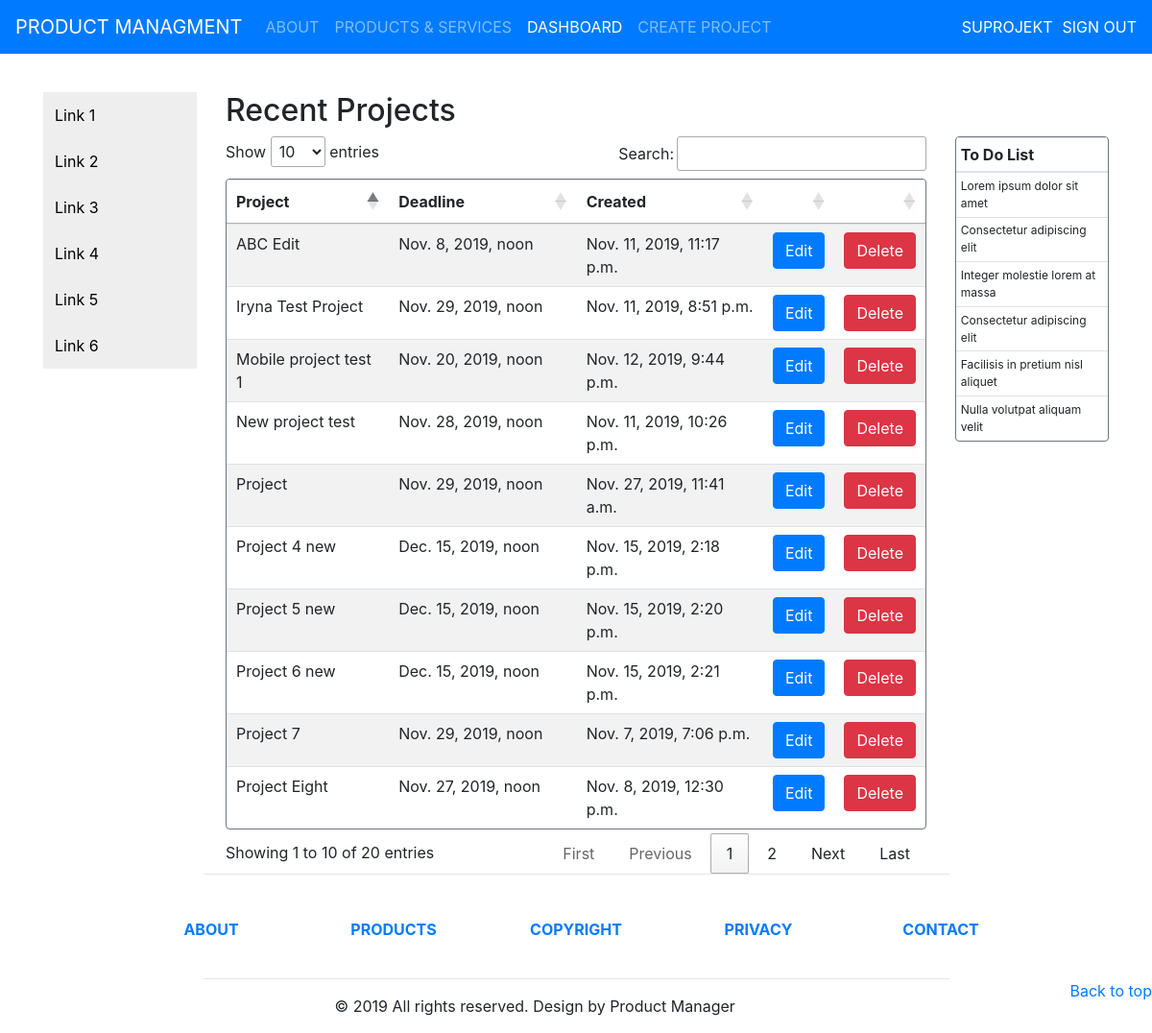
/project_manager/dashboard/ (signed in), run on the app's committed database.
### project_manager/models.py (models this page shows, shortened)
class Project(models.Model):
    projectname = models.CharField("Project Name", max_length=200)
    projdesc = models.CharField("Project Description", max_length=500)
    projectid = models.AutoField(primary_key=True)
    projstatus = models.BooleanField("Project Status", default=False)
    project_deadline = models.DateTimeField(
        auto_now=False, auto_now_add=False, null=False)
    proj_created_at = models.DateTimeField(auto_now_add=True)

### project_manager/views.py (the view)
# urls.py: path('dashboard/', views.ProjectList.as_view(), name='dashboard'),
class ProjectList(LoginRequiredMixin,ListView):
	model = Project
	context_object_name = 'projects_list'
	template_name = 'dashboard.html'
	def get_context_data(self, **kwargs):
		context = super().get_context_data(**kwargs)
		context['project_list'] = Project.objects.all()
		return context

### project_manager/templates/dashboard.html (shortened to what this page needs)
{% load static %}
<!DOCTYPE html>
<html lang="en">
  <head>
    <link rel="stylesheet" href="https://stackpath.bootstrapcdn.com/bootstrap/4.3.1/css/bootstrap.min.css">
    <link rel="stylesheet" href="https://maxcdn.bootstrapcdn.com/font-awesome/4.7.0/css/font-awesome.min.css">
	<link rel="stylesheet" type="text/css" href="https://cdn.datatables.net/1.10.20/css/jquery.dataTables.min.css">
	<link rel="stylesheet" type="text/css" href="https://cdn.datatables.net/select/1.3.1/css/select.dataTables.min.css">
  </head>
  <body>
	  <header>
	  	<nav class="navbar navbar-expand-lg navbar-dark bg-primary" style="text-transform: uppercase;">
			<a class="navbar-brand" href="#">Product Managment</a>
			<div class="collapse navbar-collapse" id="navbarSupportedContent">
				<ul class="navbar-nav mr-auto">
				    <li class="nav-item">
					   <a class="nav-link" href="{% url 'index' %}">About</a>
					</li>
					<li class="nav-item">
					  <a class="nav-link" href="#">Products & Services</a>
					</li>
					<li class="nav-item active">
					  <a class="nav-link" href="{% url 'dashboard' %}">Dashboard</a>
					</li>
					<li class="nav-item">
					  <a class="nav-link" href="{% url 'project-create' %}">Create Project</a>
					</li>
				</ul>
				{% if user.is_authenticated %}
					<span class="navbar-text" style="padding-right: 10px;">
						<a href="{% url 'profile' %}">{{ user.get_username }}</a>
					</span>
					<span class="navbar-text">
						<a href="{% url 'logout'%}?next={{request.path}}">Sign out</a>
					</span>
				{% endif %}
			</div>
		</nav>
	</header>
	<div class="container">
		<div class="row" style="margin-top: 40px;">
			<div class="col-sm-2">
				<div class="vertical-menu">
					<a href="#">Link 1</a>
					<a href="#">Link 2</a>
					<a href="#">Link 3</a>
					<a href="#">Link 4</a>
					<a href="#">Link 5</a>
					<a href="#">Link 6</a>
				</div>
			</div>
			<div class="col-sm-8">
				<h2>Recent Projects</h2>
				<table id="table_id" class="table table-striped table-responsive table-hover border border-secondary rounded">
					<thead>
						<tr>
							<th>Project</th>
                        	<th>Deadline</th>
							<th>Created</th>
							<th>&nbsp;</th>
							<th>&nbsp;</th>
						</tr>
					</thead>
					<tbody>
					{% for project in project_list %}
						<tr class="clickable">
							<td>
								{{ project.projectname }}
							</td>
							<td>
								{{ project.project_deadline }}
							</td>
							<td>
								{{ project.proj_created_at }}
							</td>
							<td>
								<a href="{% url 'project-update' project.projectid %}">
									<button type="button" class="btn btn-primary">Edit</button>
								</a>
							</td>
							<td>
                                <a href="{% url 'project-delete' project.projectid %}">
									<button type="button" class="btn btn-danger">Delete</button>
								</a>
							</td>
						</tr>
					{% endfor %}
					</tbody>
			</table>
			</div>
		    <div class="col-sm-2">
				<h2>&nbsp;</h2>
                <table class="table table-sm table-responsive table-hover border border-secondary rounded">
						<thead>
						  <tr>
							<th scope="col">To Do List</th>
						  </tr>
						</thead>
						<tbody style="font-size: 12px;">
						  <tr>
							<td>Lorem ipsum dolor sit amet</td>
						  </tr>
						  <tr>
                            <td>Consectetur adipiscing elit</td>
						  </tr>
						   <tr>
                            <td>Integer molestie lorem at massa</td>
						  </tr>
						  <tr>
                            <td>Consectetur adipiscing elit</td>
						  </tr>
						  <tr>
							<td>Facilisis in pretium nisl aliquet</td>
						  </tr>
						  <tr>
							<td>Nulla volutpat aliquam velit</td>
						  </tr>
						</tbody>
					  </table>
			</div>
		</div>
    </div>
	<footer class="page-footer font-small">
		<div class="container">
			<hr class="rgba-white-light" style="margin: 0 15%;">
			<div class="row text-center d-flex justify-content-center pt-5 mb-3">
				<div class="col-md-2 mb-3">
					<h6 class="text-uppercase font-weight-bold">
						<a href="{% url 'index' %}">About</a>
					</h6>
				</div>
				<div class="col-md-2 mb-3">
					<h6 class="text-uppercase font-weight-bold">
						<a href="#!">Products</a>
					</h6>
				</div>
				<div class="col-md-2 mb-3">
					<h6 class="text-uppercase font-weight-bold">
						<a href="#!">Copyright</a>
					</h6>
				</div>
				<div class="col-md-2 mb-3">
					<h6 class="text-uppercase font-weight-bold">
						<a href="#!">Privacy</a>
					</h6>
				</div>
			<div class="col-md-2 mb-3">
				<h6 class="text-uppercase font-weight-bold">
					<a href="#!">Contact</a>
				</h6>
			</div>
		</div>
	  	<hr class="rgba-white-light" style="margin: 0 15%;">
	  </div>
	  	<div class="float-right"><a href="#">Back to top</a></div>
		<div class="footer-copyright text-center py-3">&copy; 2019 All rights reserved. Design by Product Manager</div>
    </footer>
  </body>
</html>

### project_manager/templates/dashboard.html (style rules this page uses)
.vertical-menu a { background-color: #eee; color: black; display: block; padding: 12px; text-decoration: none; }

### data on the page
Project: projectname "Project 7", project_deadline "Nov. 29, 2019, noon", proj_created_at "Nov. 7, 2019, 7:06 p.m."
Project: projectname "Project Eight", project_deadline "Nov. 27, 2019, noon", proj_created_at "Nov. 8, 2019, 12:30 p.m."
Project: projectname "Iryna Test Project", project_deadline "Nov. 29, 2019, noon", proj_created_at "Nov. 11, 2019, 8:51 p.m."
Project: projectname "New project test", project_deadline "Nov. 28, 2019, noon", proj_created_at "Nov. 11, 2019, 10:26 p.m."
Project: projectname "ABC Edit", project_deadline "Nov. 8, 2019, noon", proj_created_at "Nov. 11, 2019, 11:17 p.m."
Project: projectname "Mobile project test 1", project_deadline "Nov. 20, 2019, noon", proj_created_at "Nov. 12, 2019, 9:44 p.m."
Project: projectname "Project 4 new", project_deadline "Dec. 15, 2019, noon", proj_created_at "Nov. 15, 2019, 2:18 p.m."
Project: projectname "Project 5 new", project_deadline "Dec. 15, 2019, noon", proj_created_at "Nov. 15, 2019, 2:20 p.m."
Project: projectname "Project 6 new", project_deadline "Dec. 15, 2019, noon", proj_created_at "Nov. 15, 2019, 2:21 p.m."
Project: projectname "Project", project_deadline "Nov. 29, 2019, noon", proj_created_at "Nov. 27, 2019, 11:41 a.m."

### other printed values
{{ user.get_username }} "SUPROJEKT"
